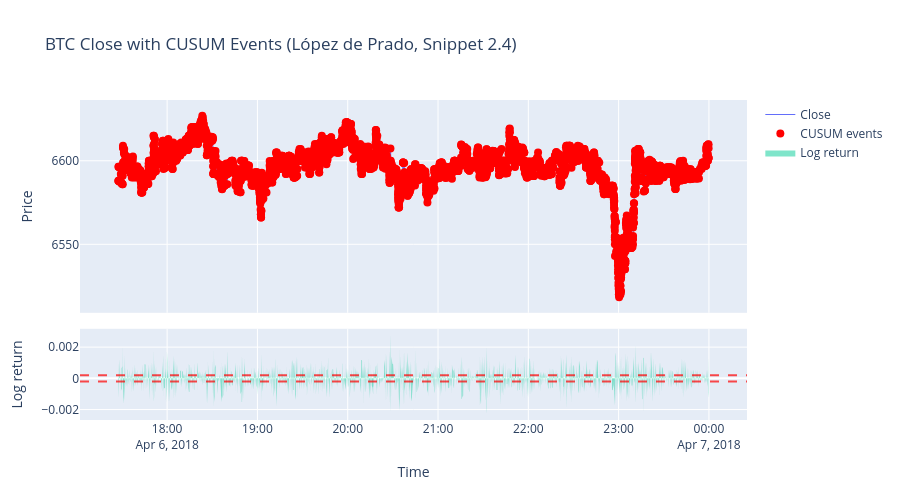

The code cell stored with this chart in its notebook:
### Code cell
log_ret = np.log(close).diff().dropna()
fig = make_subplots(rows=2, cols=1, shared_xaxes=True, row_heights=[0.7, 0.3], vertical_spacing=0.05)
fig.add_trace(go.Scatter(x=close.index, y=close.values, name="Close", mode="lines", line={"width": 1}), row=1, col=1)
fig.add_trace(
    go.Scatter(
        x=events,
        y=close.reindex(events).values,
        name="CUSUM events",
        mode="markers",
        marker={"size": 8, "color": "red"},
    ),
    row=1,
    col=1,
)
fig.add_trace(
    go.Scatter(x=log_ret.index, y=log_ret.values, fill="tozeroy", name="Log return", line={"width": 0}), row=2, col=1
)
fig.add_hline(y=threshold, line_dash="dash", line_color="red", opacity=0.7, row=2, col=1)
fig.add_hline(y=-threshold, line_dash="dash", line_color="red", opacity=0.7, row=2, col=1)
fig.update_layout(height=500, title_text="BTC Close with CUSUM Events (López de Prado, Snippet 2.4)")
fig.update_yaxes(title_text="Price", row=1, col=1)
fig.update_yaxes(title_text="Log return", row=2, col=1)
fig.update_xaxes(title_text="Time", row=2, col=1)
fig.show()

### Figure 1 — Plotly figure (JSON) as saved in the notebook; plotly's stock layout.template omitted (floating-point values rounded to 4 significant figures; data arrays with more than 128 entries replaced by an {"elided": "..."} marker saying what was removed)
{"data": [{"line": {"width": 1}, "mode": "lines", "name": "Close", "type": "scatter", "x": {"elided": "10968 str values"}, "xaxis": "x", "y": {"elided": "10968 float values"}, "yaxis": "y"}, {"marker": {"color": "red", "size": 8}, "mode": "markers", "name": "CUSUM events", "type": "scatter", "x": {"elided": "3770 str values"}, "xaxis": "x", "y": {"elided": "3770 float values"}, "yaxis": "y"}, {"fill": "tozeroy", "line": {"width": 0}, "name": "Log return", "type": "scatter", "x": {"elided": "10967 str values"}, "xaxis": "x2", "y": {"elided": "10967 float values"}, "yaxis": "y2"}], "layout": {"height": 500, "shapes": [{"line": {"color": "red", "dash": "dash"}, "opacity": 0.7, "type": "line", "x0": 0, "x1": 1, "xref": "x2 domain", "y0": 0.0002, "y1": 0.0002, "yref": "y2"}, {"line": {"color": "red", "dash": "dash"}, "opacity": 0.7, "type": "line", "x0": 0, "x1": 1, "xref": "x2 domain", "y0": -0.0002, "y1": -0.0002, "yref": "y2"}], "title": {"text": "BTC Close with CUSUM Events (López de Prado, Snippet 2.4)"}, "xaxis": {"anchor": "y", "domain": [0, 1], "matches": "x2", "showticklabels": false}, "xaxis2": {"anchor": "y2", "domain": [0, 1], "title": {"text": "Time"}}, "yaxis": {"anchor": "x", "domain": [0.335, 1.0], "title": {"text": "Price"}}, "yaxis2": {"anchor": "x2", "domain": [0, 0.285], "title": {"text": "Log return"}}}}
